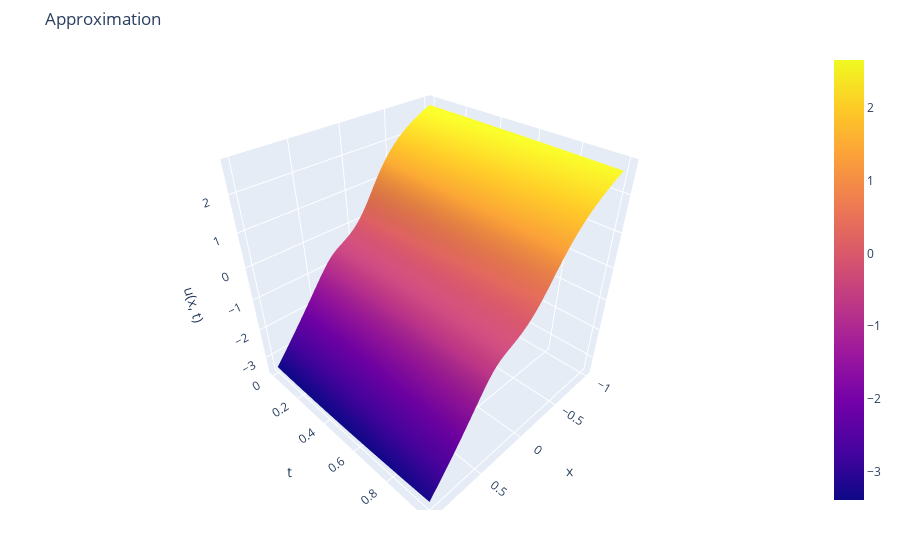

Notebook code cell kept with this figure:
### Markdown cell above
#### Control function approximation:

### Code cell
fig = make_subplots(rows=1, cols=1, specs=[[{'type': 'surface'}]])
xs = np.linspace(-1, 1, 100)
ts = np.linspace(0, 1, 100)
us_pred = np.array([[solver.u(x, t).item() for x in xs] for t in ts])
fig.add_trace(go.Surface(x=xs, y=ts, z=us_pred), row=1, col=1)
fig.update_layout(title='Approximation',
                  scene = dict(
                      xaxis_title="x",
                      yaxis_title="t",
                      zaxis_title="u(x, t)"),
                  margin=dict(l=50, r=50, b=50, t=50))
fig.show()
